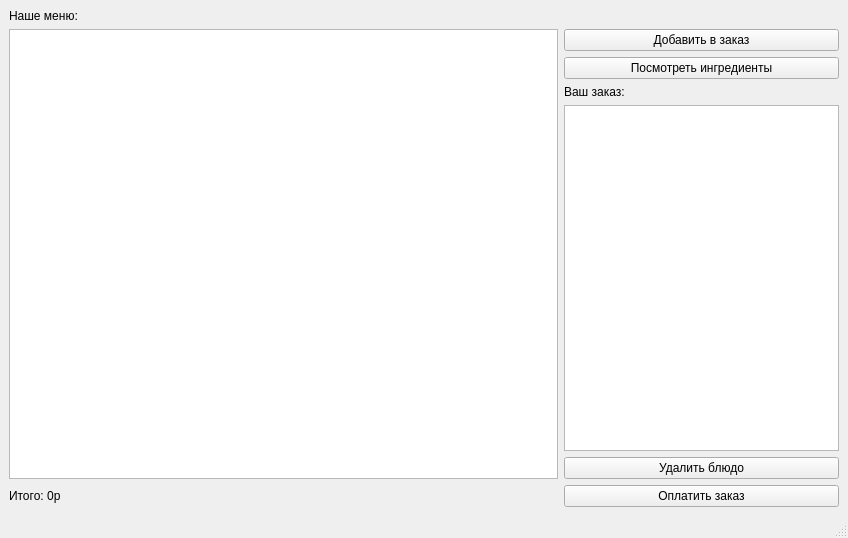
<?xml version="1.0" encoding="UTF-8"?>
<ui version="4.0">
 <class>MainWindow</class>
 <widget class="QMainWindow" name="MainWindow">
  <property name="geometry">
   <rect>
    <x>0</x>
    <y>0</y>
    <width>848</width>
    <height>538</height>
   </rect>
  </property>
  <property name="windowTitle">
   <string>MainWindow</string>
  </property>
  <widget class="QWidget" name="centralwidget">
   <layout class="QGridLayout" name="gridLayout" columnstretch="2,1">
    <item row="0" column="0">
     <widget class="QLabel" name="label_2">
      <property name="text">
       <string>Наше меню:</string>
      </property>
     </widget>
    </item>
    <item row="1" column="0" rowspan="5">
     <widget class="QTableWidget" name="table_menu"/>
    </item>
    <item row="1" column="1">
     <widget class="QPushButton" name="add_dish_btn">
      <property name="text">
       <string>Добавить в заказ</string>
      </property>
     </widget>
    </item>
    <item row="2" column="1">
     <widget class="QPushButton" name="ingredients_btn">
      <property name="text">
       <string>Посмотреть ингредиенты</string>
      </property>
     </widget>
    </item>
    <item row="3" column="1">
     <widget class="QLabel" name="label">
      <property name="text">
       <string>Ваш заказ:</string>
      </property>
     </widget>
    </item>
    <item row="4" column="1">
     <widget class="QTableWidget" name="table_order"/>
    </item>
    <item row="5" column="1">
     <widget class="QPushButton" name="del_dish_btn">
      <property name="text">
       <string>Удалить блюдо</string>
      </property>
     </widget>
    </item>
    <item row="6" column="0">
     <widget class="QLabel" name="total_price_label">
      <property name="text">
       <string>Итого: 0р</string>
      </property>
     </widget>
    </item>
    <item row="6" column="1">
     <widget class="QPushButton" name="pay_order_btn">
      <property name="text">
       <string>Оплатить заказ</string>
      </property>
     </widget>
    </item>
   </layout>
  </widget>
  <widget class="QMenuBar" name="menubar">
   <property name="geometry">
    <rect>
     <x>0</x>
     <y>0</y>
     <width>848</width>
     <height>21</height>
    </rect>
   </property>
  </widget>
  <widget class="QStatusBar" name="statusbar"/>
 </widget>
 <resources/>
 <connections/>
</ui>
